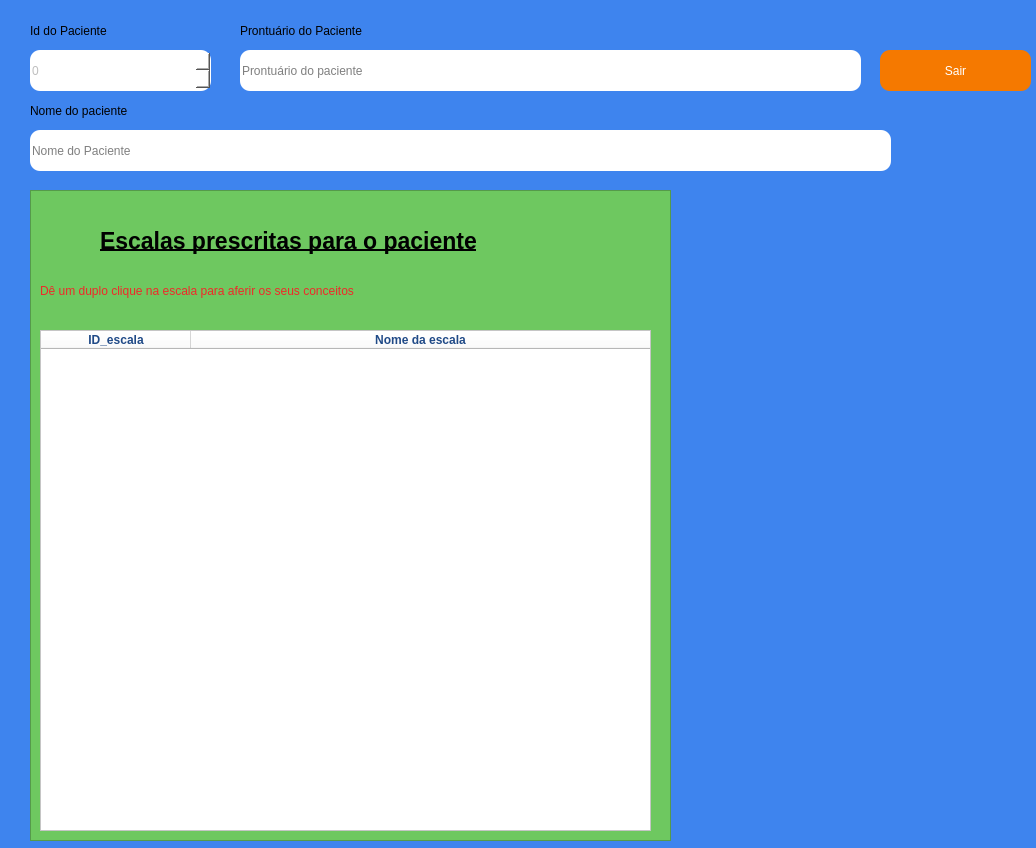
<?xml version="1.0" encoding="UTF-8"?>
<ui version="4.0">
 <class>MainWindow</class>
 <widget class="QMainWindow" name="MainWindow">
  <property name="windowModality">
   <enum>Qt::ApplicationModal</enum>
  </property>
  <property name="enabled">
   <bool>true</bool>
  </property>
  <property name="geometry">
   <rect>
    <x>0</x>
    <y>0</y>
    <width>1036</width>
    <height>848</height>
   </rect>
  </property>
  <property name="font">
   <font>
    <pointsize>14</pointsize>
   </font>
  </property>
  <property name="mouseTracking">
   <bool>true</bool>
  </property>
  <property name="windowTitle">
   <string>Prescrições de escalas para pacientes</string>
  </property>
  <property name="styleSheet">
   <string notr="true">background-color: rgb(62, 132, 238);</string>
  </property>
  <widget class="QWidget" name="centralwidget">
   <widget class="QPushButton" name="BtnSair">
    <property name="geometry">
     <rect>
      <x>880</x>
      <y>50</y>
      <width>151</width>
      <height>41</height>
     </rect>
    </property>
    <property name="cursor">
     <cursorShape>PointingHandCursor</cursorShape>
    </property>
    <property name="styleSheet">
     <string notr="true">color: rgb(255, 255, 255);
background-color: rgb(245, 121, 0);
border-radius: 10px;</string>
    </property>
    <property name="text">
     <string>Sair</string>
    </property>
   </widget>
   <widget class="QSpinBox" name="InputId">
    <property name="enabled">
     <bool>false</bool>
    </property>
    <property name="geometry">
     <rect>
      <x>30</x>
      <y>50</y>
      <width>181</width>
      <height>41</height>
     </rect>
    </property>
    <property name="styleSheet">
     <string notr="true">background-color: rgb(255, 255, 255);
border-radius: 10px;
border-color: rgb(0,0,0);
</string>
    </property>
    <property name="readOnly">
     <bool>true</bool>
    </property>
   </widget>
   <widget class="QLabel" name="label">
    <property name="geometry">
     <rect>
      <x>30</x>
      <y>20</y>
      <width>171</width>
      <height>22</height>
     </rect>
    </property>
    <property name="text">
     <string>Id do Paciente</string>
    </property>
   </widget>
   <widget class="QLineEdit" name="Nome">
    <property name="enabled">
     <bool>true</bool>
    </property>
    <property name="geometry">
     <rect>
      <x>30</x>
      <y>130</y>
      <width>861</width>
      <height>41</height>
     </rect>
    </property>
    <property name="styleSheet">
     <string notr="true">background-color: rgb(255, 255, 255);
border-radius: 10px;
border-color: rgb(0,0,0);
</string>
    </property>
    <property name="readOnly">
     <bool>true</bool>
    </property>
    <property name="placeholderText">
     <string>Nome do Paciente</string>
    </property>
   </widget>
   <widget class="QLabel" name="label_4">
    <property name="geometry">
     <rect>
      <x>30</x>
      <y>100</y>
      <width>171</width>
      <height>22</height>
     </rect>
    </property>
    <property name="text">
     <string>Nome do paciente</string>
    </property>
   </widget>
   <widget class="QLineEdit" name="Prontuario">
    <property name="enabled">
     <bool>true</bool>
    </property>
    <property name="geometry">
     <rect>
      <x>240</x>
      <y>50</y>
      <width>621</width>
      <height>41</height>
     </rect>
    </property>
    <property name="styleSheet">
     <string notr="true">background-color: rgb(255, 255, 255);
border-radius: 10px;
border-color: rgb(0,0,0);
</string>
    </property>
    <property name="readOnly">
     <bool>true</bool>
    </property>
    <property name="placeholderText">
     <string>Prontuário do paciente</string>
    </property>
   </widget>
   <widget class="QLabel" name="label_3">
    <property name="geometry">
     <rect>
      <x>240</x>
      <y>20</y>
      <width>211</width>
      <height>22</height>
     </rect>
    </property>
    <property name="text">
     <string>Prontuário do Paciente</string>
    </property>
   </widget>
   <widget class="QFrame" name="frame_3">
    <property name="geometry">
     <rect>
      <x>30</x>
      <y>190</y>
      <width>641</width>
      <height>651</height>
     </rect>
    </property>
    <property name="styleSheet">
     <string notr="true">background-color: rgb(110, 200, 96);</string>
    </property>
    <property name="frameShape">
     <enum>QFrame::StyledPanel</enum>
    </property>
    <property name="frameShadow">
     <enum>QFrame::Raised</enum>
    </property>
    <widget class="QLabel" name="label_6">
     <property name="geometry">
      <rect>
       <x>70</x>
       <y>30</y>
       <width>421</width>
       <height>41</height>
      </rect>
     </property>
     <property name="font">
      <font>
       <pointsize>17</pointsize>
       <weight>75</weight>
       <bold>true</bold>
       <underline>true</underline>
      </font>
     </property>
     <property name="text">
      <string>Escalas prescritas para o paciente</string>
     </property>
    </widget>
    <widget class="QTableWidget" name="TabelaEscalas">
     <property name="enabled">
      <bool>true</bool>
     </property>
     <property name="geometry">
      <rect>
       <x>10</x>
       <y>140</y>
       <width>611</width>
       <height>501</height>
      </rect>
     </property>
     <property name="sizePolicy">
      <sizepolicy hsizetype="Expanding" vsizetype="Expanding">
       <horstretch>0</horstretch>
       <verstretch>0</verstretch>
      </sizepolicy>
     </property>
     <property name="minimumSize">
      <size>
       <width>465</width>
       <height>0</height>
      </size>
     </property>
     <property name="font">
      <font>
       <pointsize>13</pointsize>
      </font>
     </property>
     <property name="cursor" stdset="0">
      <cursorShape>PointingHandCursor</cursorShape>
     </property>
     <property name="styleSheet">
      <string notr="true">background-color: rgb(255, 255, 255);
color: rgb(138, 226, 52);
color: rgb(32, 74, 135);</string>
     </property>
     <property name="editTriggers">
      <set>QAbstractItemView::NoEditTriggers</set>
     </property>
     <property name="selectionBehavior">
      <enum>QAbstractItemView::SelectRows</enum>
     </property>
     <property name="horizontalScrollMode">
      <enum>QAbstractItemView::ScrollPerPixel</enum>
     </property>
     <property name="sortingEnabled">
      <bool>false</bool>
     </property>
     <attribute name="horizontalHeaderDefaultSectionSize">
      <number>150</number>
     </attribute>
     <attribute name="horizontalHeaderShowSortIndicator" stdset="0">
      <bool>false</bool>
     </attribute>
     <attribute name="horizontalHeaderStretchLastSection">
      <bool>true</bool>
     </attribute>
     <column>
      <property name="text">
       <string>ID_escala</string>
      </property>
      <property name="font">
       <font>
        <weight>75</weight>
        <bold>true</bold>
       </font>
      </property>
      <property name="textAlignment">
       <set>AlignCenter</set>
      </property>
     </column>
     <column>
      <property name="text">
       <string>Nome da escala</string>
      </property>
      <property name="font">
       <font>
        <weight>75</weight>
        <bold>true</bold>
       </font>
      </property>
      <property name="textAlignment">
       <set>AlignCenter</set>
      </property>
     </column>
    </widget>
    <widget class="QLabel" name="label_8">
     <property name="geometry">
      <rect>
       <x>10</x>
       <y>80</y>
       <width>511</width>
       <height>41</height>
      </rect>
     </property>
     <property name="styleSheet">
      <string notr="true">color: rgb(239, 41, 41);</string>
     </property>
     <property name="text">
      <string>Dê um duplo clique na escala para aferir os seus conceitos</string>
     </property>
    </widget>
   </widget>
  </widget>
 </widget>
 <resources/>
 <connections/>
</ui>
